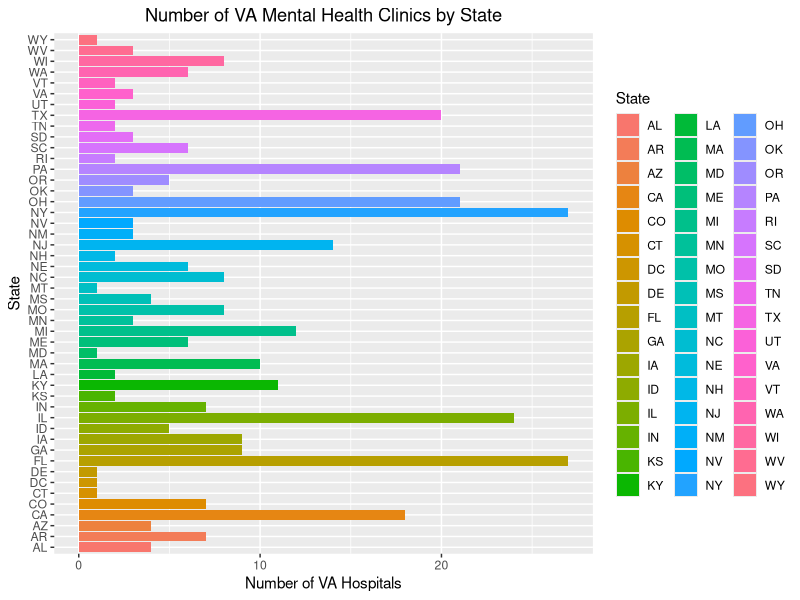
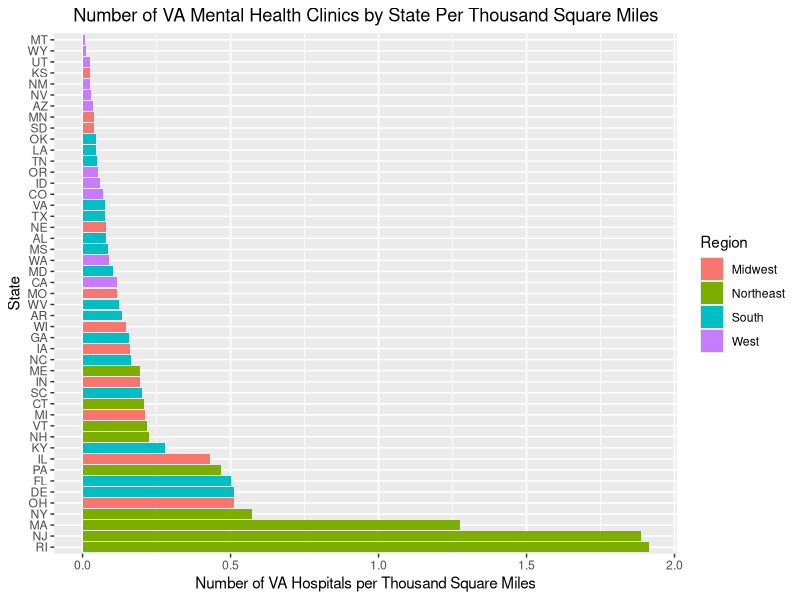

These charts were generated, in order, by the following R code:
## ---- chunk 1
knitr::opts_chunk$set(echo = TRUE)

#Load Libraries
library("dplyr")
library("ggplot2")
## ---- chunk 2
#Load Data - Part A
data<- read.csv("N-MHSS-2015-DS0001-data-excel.csv")
#Create list of state abbrivations - Part B
ULST <- unique(data)
#Filter Data to Veterens Affairs
VAdata <- subset(data,FACILITYTYPE==6)
#Remove Non-mainland states - Part C
VAdata <- subset(VAdata, LST !="GU")
VAdata <- subset(VAdata, LST !="AS")
VAdata <- subset(VAdata, LST !="VI")
VAdata <- subset(VAdata, LST !="PR")
VAdata <- subset(VAdata, LST !="HI")
VAdata <- subset(VAdata, LST !="AK")
#Create Frequency Table - Part C
dataf <- VAdata %>% group_by(LST) %>% summarise(Freq=n())
#create barplot - Part D
dataN=c('State','Counts')
colnames(dataf) <- dataN
g<-ggplot(dataf, aes(State, Counts))
g+geom_bar(stat = "identity", aes(fill=State))+xlab("State") + 
  ylab("Number of VA Hospitals")+ggtitle("Number of VA Mental Health Clinics by State")+coord_flip()+
  theme(plot.title = element_text(hjust = 0.5))
## ---- chunk 3
#Load Data - Part A
statesize <- read.csv("statesize.csv")
#Rename for merging
names(statesize)[names(statesize) == 'Abbrev'] <- 'State'
# paste() - Part A
paste(VAdata$LST)
#Merge - Part B
dataf2 <- merge(dataf,statesize,by="State")
#Create New variable - Part C
dataf2['FSM'] <- (dataf2$Counts)/ (dataf2$SqMiles/1000)
#create barplot - Part D
g2<-ggplot(dataf2, aes(State, FSM, Region))
g2+geom_bar(stat = "identity", aes( x= reorder(State, -FSM), fill=Region))+xlab("State") + 
  ylab("Number of VA Hospitals per Thousand Square Miles")+ggtitle("Number of VA Mental Health Clinics by State Per Thousand Square Miles")+coord_flip()+
  theme(plot.title = element_text(hjust = 0.5))
